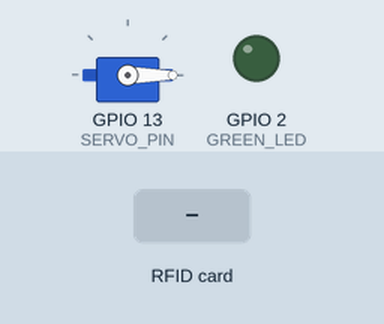
This sketch was run on a simulated ESP32. Parts: servo, output pins drawn as LEDs (lit = HIGH). Inputs (shaded band) come from the test bench.

Above: at 1.2 s.
1.3 s: RFID card 5E 7A 19 C4 held to the reader
At 1.45 s:
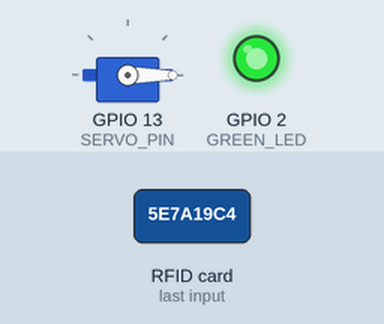
Timing chart, 0 to 4.3 s (numbered marks = the images above; inputs shaded):
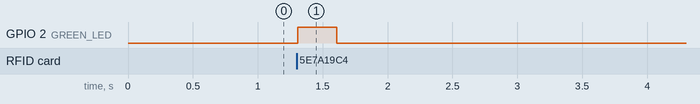

The sketch:

ESP32_CODE_NO_BUZZER.ino
```cpp
#include <SPI.h>
#include <MFRC522.h>
#include <ESP32Servo.h>

#define SS_PIN 5
#define RST_PIN 22
#define GREEN_LED 2
#define SERVO_PIN 13

MFRC522 rfid(SS_PIN, RST_PIN);
Servo lockServo;

// Store up to 2 cards
byte allowed[2][4];
int cardCount = 0;

bool matchUID(byte *a, byte *b) {
  for (int i = 0; i < 4; i++)
    if (a[i] != b[i]) return false;
  return true;
}

bool isAllowed(byte *uid) {
  for (int i = 0; i < cardCount; i++)
    if (matchUID(uid, allowed[i])) return true;
  return false;
}

void setup() {
  pinMode(GREEN_LED, OUTPUT);
  SPI.begin();
  rfid.PCD_Init();

  lockServo.attach(SERVO_PIN);
  lockServo.write(0);
}

void loop() {
  if (!rfid.PICC_IsNewCardPresent()) return;
  if (!rfid.PICC_ReadCardSerial()) return;

  byte *uid = rfid.uid.uidByte;

  // Auto-register first 2 cards
  if (cardCount < 2) {
    memcpy(allowed[cardCount], uid, 4);
    cardCount++;

    digitalWrite(GREEN_LED, HIGH);
    delay(300);
    digitalWrite(GREEN_LED, LOW);
  }
  else if (isAllowed(uid)) {
    digitalWrite(GREEN_LED, HIGH);
    lockServo.write(90);
    delay(800);
    lockServo.write(0);
    digitalWrite(GREEN_LED, LOW);
  }

  rfid.PICC_HaltA();
}
```

Measured:
- after the input at 1.3 s, GPIO 2 (GREEN_LED): LOW → HIGH at once, → LOW 0.30 s later
